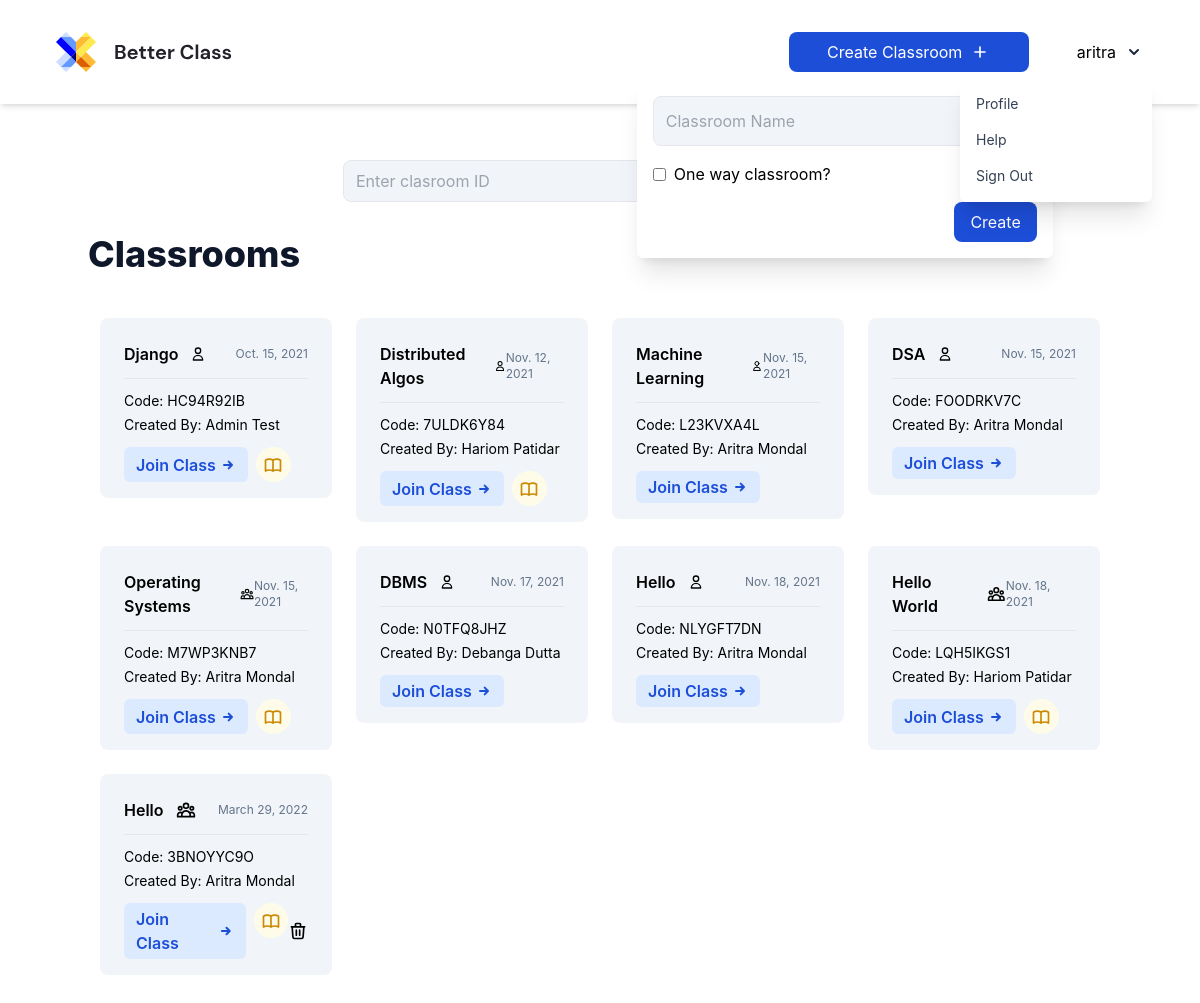
Screenshot of / (signed in) with the database file from the repository.
### classroom/models.py (models this page shows, shortened)
class Classroom(models.Model):
    name = models.CharField(max_length=50, null=True, blank=True)
    created_by = models.ForeignKey(User, on_delete=models.CASCADE, related_name="teacher")
    slug = models.SlugField(max_length=11, blank=True, null=True)
    oneway = models.BooleanField(default=True)
    board = models.TextField(blank=True, null=True, default="{}")
    timestamp = models.DateTimeField(auto_now_add=True)

### home/views.py (the view, shortened to what this page needs)
# urls.py: path('', home_view, name='home'),
def home_view(request):
    context = {
        "title": "Home",
    }
    if request.user.is_authenticated:
        classes = Classroom.objects.all()
        notes = Notes.objects.filter(user=request.user)
        for classe in classes:
            try:
                notes = Notes.objects.get(user=request.user, classroom=classe)
                classe.hasNote = True
            except:
                classe.hasNote = False
        context['classrooms'] = classes
        context['notes'] = notes
    return render(request, 'home/home.html', context)

### Templates/home/home.html (shortened to what this page needs)
{% extends 'base/base.html' %}
{% load static %}
{% block content %}
{% if request.user.is_authenticated %}
{% load socialaccount %}
<div class="flex mx-auto justify-center items-center">
    <div class="flex space-x-4 my-8">
        <input type="text" id="goToClassname" name="classname" placeholder="Enter clasroom ID" class="px-3 py-2 bg-slate-100 rounded-lg border focus:border-slate-200 w-full" required/>
        <button type="submit" onclick="goToClass(`{{ request.build_absolute_uri }}`)"
            class="px-3 py-2 flex w-56 justify-center items-center bg-blue-700 hover:bg-blue-800 text-white rounded-lg">
        </button>
    </div>
</div>
<div>
    <h1 class="text-4xl font-extrabold text-slate-900 mb-6">Classrooms</h1>
    <div class="flex flex-wrap my-8 w-full">
        {% for classroom in classrooms %}
            <div class="w-1/4 p-3">
                <div class="px-6 pt-6 pb-4 bg-slate-100 rounded-lg">
                    <div class="flex justify-between items-center mb-3">
                        <div class="font-semibold flex items-center justify-center">
                            {{ classroom.name }}
                            {% if classroom.oneway %}
                                <svg xmlns="http://www.w3.org/2000/svg" class="h-4 w-4 ml-3" fill="none" viewBox="0 0 24 24" stroke="currentColor" stroke-width="2">
                                    <path stroke-linecap="round" stroke-linejoin="round" d="M16 7a4 4 0 11-8 0 4 4 0 018 0zM12 14a7 7 0 00-7 7h14a7 7 0 00-7-7z" />
                                </svg>
                            {% endif %}
                        </div>
                        <div class="text-slate-500 text-xs">{{ classroom.timestamp|date }}</div>
                    </div>
                    <hr class="mb-3">
                    <div class="mb-1 text-sm">Code: {{ classroom.slug }}</div>
                    <div class="mb-3 text-sm">Created By: {{ classroom.created_by.first_name }} {{ classroom.created_by.last_name }}</div>
                    <div class="flex justify-between items-center">
                        <div class="flex">
                            <a href="/{{ classroom.slug }}" class="mr-2 text-blue-700 text-md font-semibold py-1 rounded-md flex justify-center items-center bg-blue-100 px-3 p-1 rounded-full">
                                Join Class
                                <svg xmlns="http://www.w3.org/2000/svg" class="ml-1 h-4 w-4" fill="none" viewBox="0 0 24 24" stroke="currentColor">
                                    <path stroke-linecap="round" stroke-linejoin="round" stroke-width="3" d="M13 7l5 5m0 0l-5 5m5-5H6" />
                                </svg>
                            </a>
                            {% if classroom.hasNote %}
                                <a href="/notes/{{ classroom.slug }}" target="_blank" class="text-yellow-600 text-smrounded-md h-[35px] w-[35px] flex justify-center items-center bg-yellow-50 p-1 rounded-full">
                                </a>
                            {% endif %}
                        </div>
                        {% if request.user == classroom.created_by %}
                        <a href="/delete/{{ classroom.slug }}" class="hover:text-red-500">
                            <svg xmlns="http://www.w3.org/2000/svg" class="h-5 w-5" fill="none" viewBox="0 0 24 24" stroke="currentColor">
                                <path stroke-linecap="round" stroke-linejoin="round" stroke-width="2" d="M19 7l-.867 12.142A2 2 0 0116.138 21H7.862a2 2 0 01-1.995-1.858L5 7m5 4v6m4-6v6m1-10V4a1 1 0 00-1-1h-4a1 1 0 00-1 1v3M4 7h16" />
                            </svg>
                        </a>
                        {% endif %}
                    </div>
                </div>
            </div>
        {% endfor %}
    </div>
</div>
{% endif %}
{% endblock content %}

### Templates/base/base.html (shortened to what this page needs)
{% load static %}
<!DOCTYPE html>
<html lang="en">
<head>
    <link rel="stylesheet" href="{% static 'style.css' %}">
    <script src="https://cdn.tailwindcss.com"></script>
</head>
<body class="overflow-x-hidden">
    <div class="hidden md:block">
        {% include 'base/navbar.html' %}
        <div class="container py-32 mx-auto max-w-screen min-h-screen">
            {% block content %}{% endblock content %}
        </div>
    </div>
</body>
</html>

### Templates/base/navbar.html (shortened to what this page needs)
{% load socialaccount %}
<nav class="fixed top-0 w-screen bg-white z-50">
    <div class="mx-auto max-w-screen">
        <div class="flex justify-between shadow-md px-12">
            <div class="flex space-x-4">
                <div>
                    <a href="{% url 'home' %}" class="flex items-center py-8 px-2 text-slate-700 hover:text-slate-900">
                    </a>
                </div>
            </div>
            <div class="md:flex items-center">
                {% if request.user.is_authenticated %}
                    <div class="flex justify-center mr-6">
                        <div x-data="{ createClass: false }" class="relative my-2">
                            <button @click="createClass = !createClass" class="relative z-10 block px-3 py-2 flex w-60 mr-6 justify-center items-center bg-blue-700 hover:bg-blue-800 text-white rounded-lg">
                                Create Classroom
                                <svg xmlns="http://www.w3.org/2000/svg" class="ml-2 h-5 w-5" fill="none" viewBox="0 0 24 24" stroke="currentColor">
                                    <path stroke-linecap="round" stroke-linejoin="round" stroke-width="2" d="M12 6v6m0 0v6m0-6h6m-6 0H6" />
                                </svg>
                            </button>
                            <div x-show="createClass" @click="createClass = false" class="fixed inset-0 h-full w-full z-10"></div>
                            <div x-show="createClass" class="absolute right-0 mt-2 p-4 w-auto bg-white rounded-md shadow-xl z-20">
                                <form action="" method="POST">{% csrf_token %}
                                    <div class="flex flex-col space-y-4">
                                        <input type="text" name="classname" placeholder="Classroom Name" class="p-3 w-96 bg-slate-100 rounded-lg border focus:border-slate-200"  required/>
                                        <label class="inline-flex items-center">
                                            <input type="checkbox" class="form-checkbox" name="oneway"/>
                                            <span class="ml-2">One way classroom?</span>
                                        </label>
                                        <button type="submit" class="px-4 py-2 ml-auto flex w-max justify-center items-center bg-blue-700 hover:bg-blue-800 text-white rounded-lg">
                                            Create
                                        </button>
                                    </div>
                                </form>
                            </div>
                        </div>
                    </div>
                    {{ request.user }}
                    <div class="flex justify-center">
                        <div x-data="{ dropdownOpen: false }" class="relative my-2">
                            <button @click="dropdownOpen = !dropdownOpen" class="relative z-10 block rounded-md p-2 focus:outline-none">
                                <svg class="h-5 w-5 text-slate-800" xmlns="http://www.w3.org/2000/svg" viewBox="0 0 20 20" fill="currentColor">
                                    <path fill-rule="evenodd" d="M5.293 7.293a1 1 0 011.414 0L10 10.586l3.293-3.293a1 1 0 111.414 1.414l-4 4a1 1 0 01-1.414 0l-4-4a1 1 0 010-1.414z" clip-rule="evenodd" />
                                </svg>
                            </button>
                            <div x-show="dropdownOpen" @click="dropdownOpen = false" class="fixed inset-0 h-full w-full z-10"></div>
                            <div x-show="dropdownOpen" class="absolute right-0 mt-2 py-2 w-48 bg-white rounded-md shadow-xl z-20">
                                <a href="{% url 'profile' %}" class="block px-4 py-2 text-sm capitalize text-slate-700 hover:bg-blue-700 hover:text-white">
                                    Profile
                                </a>
                                <a href="#" class="block px-4 py-2 text-sm capitalize text-slate-700 hover:bg-blue-700 hover:text-white">
                                    Help
                                </a>
                                <a href="{% url 'logout' %}" class="block px-4 py-2 text-sm capitalize text-slate-700 hover:bg-blue-700 hover:text-white">
                                    Sign Out
                                </a>
                            </div>
                        </div>
                    </div>
                {% endif %}
            </div>
        </div>
    </div>
</nav>

### static/style.css (style rules this page uses)
html, body { font-family: 'Inter', sans-serif !important; font-family: 'DM Sans', sans-serif; scroll-behavior: smooth; }
* { outline: none; }

### rows the page displays
Classroom: name "Django", oneway True (drawn), timestamp "Oct. 15, 2021", slug "HC94R92IB", created_by.first_name "Admin", created_by.last_name "Test"
Classroom: name "Distributed Algos", oneway True (drawn), timestamp "Nov. 12, 2021", slug "7ULDK6Y84", created_by.first_name "Hariom", created_by.last_name "Patidar"
Classroom: name "Machine Learning", oneway True (drawn), timestamp "Nov. 15, 2021", slug "L23KVXA4L", created_by.first_name "Aritra", created_by.last_name "Mondal"
Classroom: name "DSA", oneway True (drawn), timestamp "Nov. 15, 2021", slug "FOODRKV7C", created_by.first_name "Aritra", created_by.last_name "Mondal"
Classroom: name "Operating Systems", oneway False (drawn), timestamp "Nov. 15, 2021", slug "M7WP3KNB7", created_by.first_name "Aritra", created_by.last_name "Mondal"
Classroom: name "DBMS", oneway True (drawn), timestamp "Nov. 17, 2021", slug "N0TFQ8JHZ", created_by.first_name "Debanga", created_by.last_name "Dutta"
Classroom: name "Hello", oneway True (drawn), timestamp "Nov. 18, 2021", slug "NLYGFT7DN", created_by.first_name "Aritra", created_by.last_name "Mondal"
Classroom: name "Hello World", oneway False (drawn), timestamp "Nov. 18, 2021", slug "LQH5IKGS1", created_by.first_name "Hariom", created_by.last_name "Patidar"
Classroom: name "Hello", oneway False (drawn), timestamp "March 29, 2022", slug "3BNOYYC9O", created_by.first_name "Aritra", created_by.last_name "Mondal"

### other values shown
{{ request.user }} "aritra"
